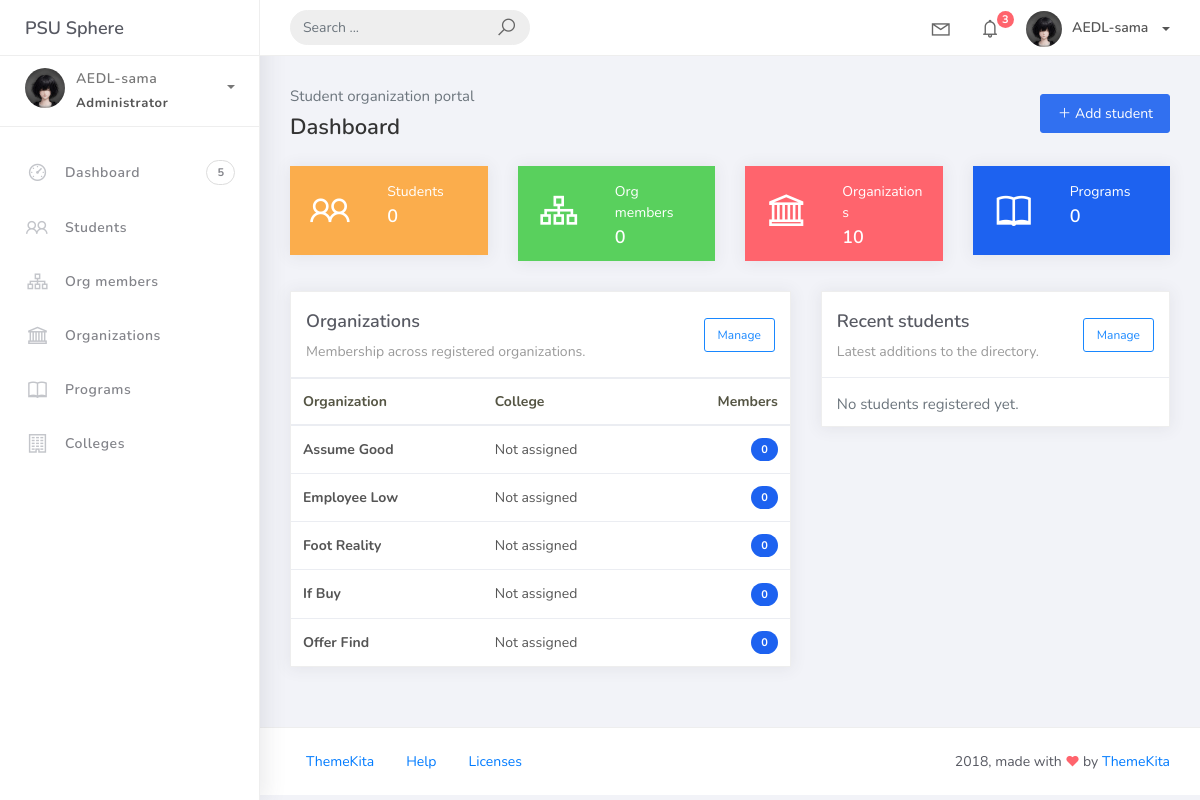
Before: /index.html with the older database file.
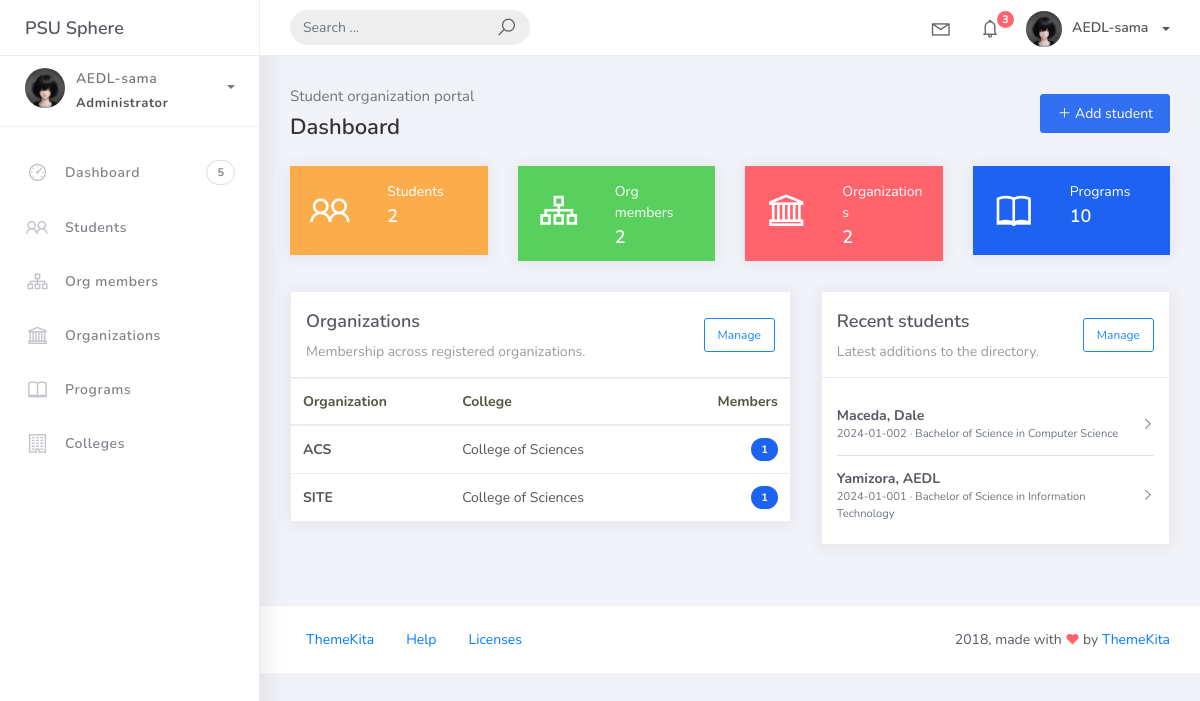
After: the same page with the newer database file.
### studentorg/models.py (models this page shows, shortened)
class BaseModel(models.Model):
    created_at = models.DateTimeField(auto_now_add=True, db_index=True)
    updated_at = models.DateTimeField(auto_now=True)
    class Meta:
        abstract = True

class Organization(BaseModel):
    name = models.CharField(max_length=250)
    college = models.ForeignKey(College, null=True, blank=True, on_delete=models.CASCADE)
    description = models.CharField(max_length=500)

class College(BaseModel):
    college_name = models.CharField(max_length=150)
    def __str__(self):
        return self.college_name

class Student(BaseModel):
    student_id = models.CharField(max_length=15)
    lastname = models.CharField(max_length=25)
    firstname = models.CharField(max_length=25)
    middlename = models.CharField(max_length=25, blank=True, null=True)
    program = models.ForeignKey(Program, on_delete=models.CASCADE)

class Program(BaseModel):
    prog_name = models.CharField(max_length=150)
    college = models.ForeignKey(College, on_delete=models.CASCADE)
    def __str__(self):
        return self.prog_name

### studentorg/views.py (the view)
# urls.py: path('index.html', dashboard, name='index'),
def dashboard(request):
    context = {
        "student_count": Student.objects.count(),
        "member_count": OrgMember.objects.count(),
        "organization_count": Organization.objects.count(),
        "program_count": Program.objects.count(),
        "college_count": College.objects.count(),
        "organizations": Organization.objects.annotate(member_count=Count("orgmember")).order_by("name")[:5],
        "recent_students": Student.objects.select_related("program").order_by("-created_at")[:5],
    }
    return render(request, "index.html", context)

### templates/index.html (shortened to what this page needs)
{% extends 'base.html' %}
{% block content %}
<div class="container-fluid">
	<div class="d-flex align-items-center justify-content-between mb-4">
		<div>
			<p class="text-muted mb-1">Student organization portal</p>
			<h4 class="page-title mb-0">Dashboard</h4>
		</div>
		<a href="{% url 'student-list' %}" class="btn btn-primary"><i class="la la-plus"></i> Add student</a>
	</div>
	<div class="row">
		<div class="col-md-3"><div class="card card-stats card-warning"><div class="card-body"><div class="row"><div class="col-5"><div class="icon-big text-center"><i class="la la-users"></i></div></div><div class="col-7"><div class="numbers"><p class="card-category">Students</p><h4 class="card-title">{{ student_count }}</h4></div></div></div></div></div></div>
		<div class="col-md-3"><div class="card card-stats card-success"><div class="card-body"><div class="row"><div class="col-5"><div class="icon-big text-center"><i class="la la-sitemap"></i></div></div><div class="col-7"><div class="numbers"><p class="card-category">Org members</p><h4 class="card-title">{{ member_count }}</h4></div></div></div></div></div></div>
		<div class="col-md-3"><div class="card card-stats card-danger"><div class="card-body"><div class="row"><div class="col-5"><div class="icon-big text-center"><i class="la la-institution"></i></div></div><div class="col-7"><div class="numbers"><p class="card-category">Organizations</p><h4 class="card-title">{{ organization_count }}</h4></div></div></div></div></div></div>
		<div class="col-md-3"><div class="card card-stats card-primary"><div class="card-body"><div class="row"><div class="col-5"><div class="icon-big text-center"><i class="la la-book"></i></div></div><div class="col-7"><div class="numbers"><p class="card-category">Programs</p><h4 class="card-title">{{ program_count }}</h4></div></div></div></div></div></div>
	</div>
	<div class="row">
		<div class="col-lg-7">
			<div class="card">
				<div class="card-header d-flex justify-content-between align-items-center"><div><div class="card-title mb-1">Organizations</div><div class="card-category">Membership across registered organizations.</div></div><a href="{% url 'organization-list' %}" class="btn btn-sm btn-outline-primary">Manage</a></div>
				<div class="card-body p-0"><div class="table-responsive"><table class="table table-hover mb-0"><thead><tr><th>Organization</th><th>College</th><th class="text-right">Members</th></tr></thead><tbody>{% for organization in organizations %}<tr><td><strong>{{ organization.name }}</strong></td><td>{{ organization.college|default:"Not assigned" }}</td><td class="text-right"><span class="badge badge-primary">{{ organization.member_count }}</span></td></tr>{% empty %}<tr><td colspan="3" class="text-center text-muted py-4">No organizations registered yet.</td></tr>{% endfor %}</tbody></table></div></div>
			</div>
		</div>
		<div class="col-lg-5">
			<div class="card">
				<div class="card-header d-flex justify-content-between align-items-center"><div><div class="card-title mb-1">Recent students</div><div class="card-category">Latest additions to the directory.</div></div><a href="{% url 'student-list' %}" class="btn btn-sm btn-outline-primary">Manage</a></div>
				<div class="card-body"><div class="list-group list-group-flush">{% for student in recent_students %}<div class="list-group-item px-0 d-flex justify-content-between align-items-center"><div><strong>{{ student.lastname }}, {{ student.firstname }}</strong><small class="d-block text-muted">{{ student.student_id }} · {{ student.program }}</small></div><i class="la la-angle-right text-muted"></i></div>{% empty %}<p class="text-muted mb-0">No students registered yet.</p>{% endfor %}</div></div>
			</div>
		</div>
	</div>
</div>
{% endblock %}
{% load static %}
{% load static %}

Changed rows visible on the page:
removed Organization: name "Assume Good", college "Not assigned", member_count "0"
removed Organization: name "Employee Low", college "Not assigned", member_count "0"
removed Organization: name "Foot Reality", college "Not assigned", member_count "0"
removed Organization: name "If Buy", college "Not assigned", member_count "0"
removed Organization: name "Offer Find", college "Not assigned", member_count "0"
added Organization: name "ACS", college "College of Sciences", member_count "1"
now on this page (row edited): Organization: name "SITE", college "College of Sciences", member_count "1"
added Student: lastname "Maceda", firstname "Dale", student_id "2024-01-002", program "Bachelor of Science in Computer Science"
added Student: lastname "Yamizora", firstname "AEDL", student_id "2024-01-001", program "Bachelor of Science in Information Technology"
Other visible differences:
{{ student_count }}: "0" → "2"
{{ member_count }}: "0" → "2"
{{ organization_count }}: "10" → "2"
{{ program_count }}: "0" → "10"
text no longer shown: "No students registered yet."
